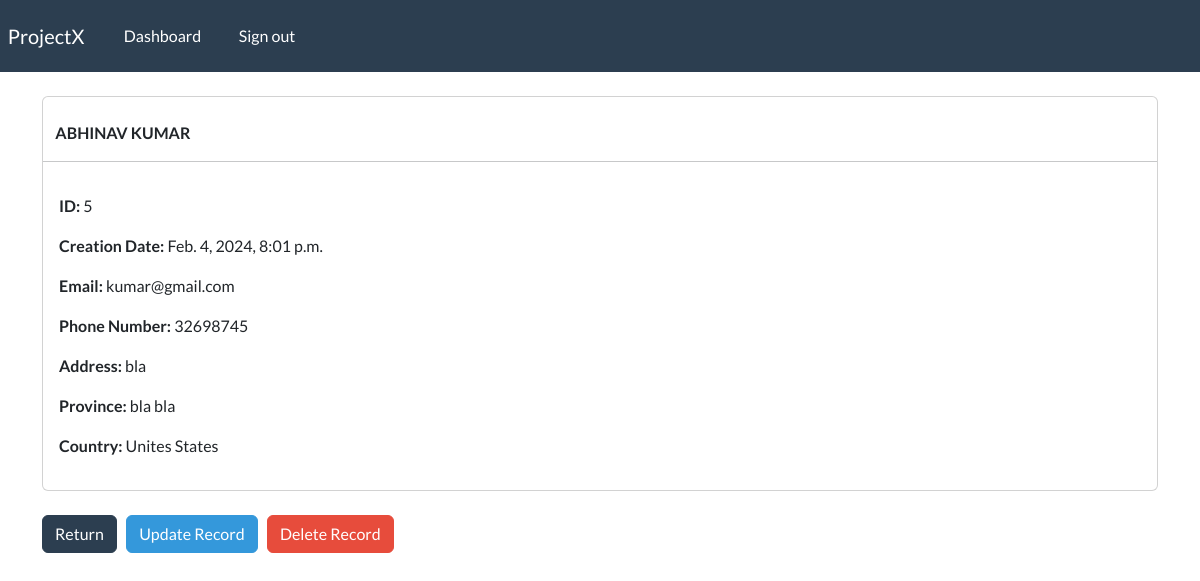
The app's page /record/5 (signed in) with its own data.
### webapp/models.py (models this page shows, shortened)
class Record(models.Model):
    creation_date = models.DateTimeField(auto_now_add = True)
    first_name = models.CharField(max_length = 100)
    last_name = models.CharField(max_length = 100)
    email = models.CharField(max_length = 250)
    phone_number = models.CharField(max_length = 30)
    address = models.CharField(max_length = 200)
    province = models.CharField(max_length = 200)
    country = models.CharField(max_length = 200)

### webapp/views.py (the view)
# urls.py: path('record/<int:pk>',singular_view_record,name = 'record'),
@login_required(login_url='login')
def singular_view_record(request,pk):
    all_records = Record.objects.get(id = pk)
    context = {'record':all_records}
    return render(request,'webapp/view-record.html',context=context)

### webapp/templates/webapp/view-record.html (shortened to what this page needs)
{%extends 'webapp/base.html' %}
{% block content %}
    <div class='card'>
        <strong>
            <br>
            {{record.first_name|upper}}
            {{record.last_name|upper}}
        </strong>
        <hr>
        <div class="card-body">
            <p> <strong> ID: </strong> {{record.id}} </p>
            <p> <strong> Creation Date: </strong> {{record.creation_date}} </p>
            <p> <strong> Email: </strong> {{record.email}} </p>
            <p> <strong> Phone Number: </strong> {{record.phone_number}} </p>
            <p> <strong> Address: </strong> {{record.address}} </p>
            <p> <strong> Province: </strong> {{record.province}} </p>
            <p> <strong> Country: </strong> {{record.country}} </p>
        </div>
    </div>
    <br>
    <a href="{% url 'dashboard' %}" class="btn btn-primary">Return</a>
    <a href="{% url 'update_record' record.id %}" class="btn btn-info">Update Record</a>
    <a href="{% url 'delete_record' record.id %}" class="btn btn-danger">Delete Record</a>
{% endblock %}

### records on screen
Record: first_name "ABHINAV", last_name "KUMAR", id "5", creation_date "Feb. 4, 2024, 8:01 p.m.", email "kumar@gmail.com", phone_number "32698745", address "bla", province "bla bla", country "Unites States"
